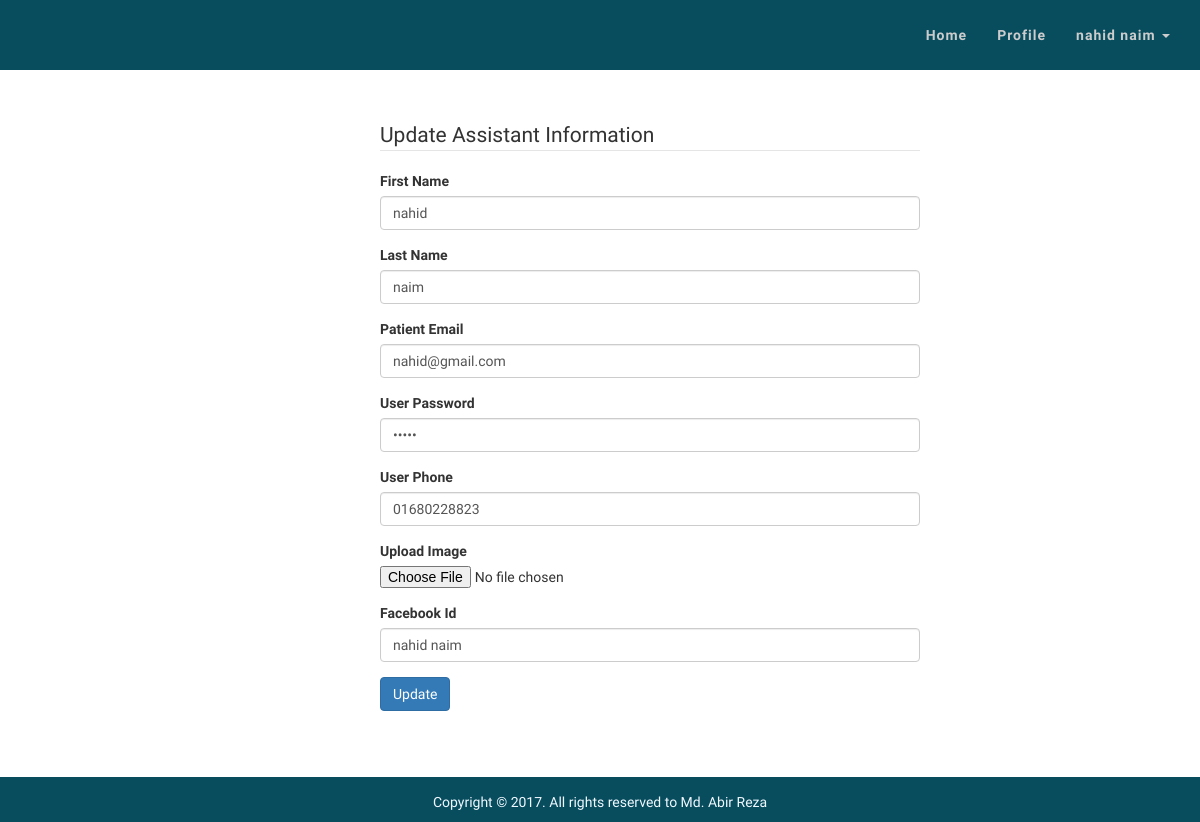
Page /assistant/assistant_update.php (signed in) on the committed database.
### tables this page shows
CREATE TABLE `assistant` (
  `id` int(11) NOT NULL,
  `first_name` varchar(191) NOT NULL,
  `last_name` varchar(191) NOT NULL,
  `email` varchar(191) NOT NULL,
  `password` varchar(191) NOT NULL,
  `phone` varchar(191) NOT NULL,
  `assistant_image` varchar(255) NOT NULL,
  `facebook_id` varchar(255) NOT NULL
);

### assistant/assistant_update.php (the view, shortened to what this page needs)
<?php include "assistant_header.php";?>
<?php include "assistant_menu.php"?>
<?php
$assistant_edit_id = $_SESSION['id'];
$query = "SELECT * FROM assistant WHERE id = {$assistant_edit_id}";
$patient_query = mysqli_query($connection,$query);
while($row = mysqli_fetch_assoc($patient_query)){
    $first_name = $row['first_name'];
    $last_name = $row['last_name'];
    $email = $row['email'];
    $password = $row['password'];
    $phone = $row['phone'];
    $assistant_image = $row['assistant_image'];
    $facebook_id = $row['facebook_id'];
}
?>
    <div class="body_content container">
        <div class="col-md-3"></div>
        <div class="col-md-6 update-form">
            <form action="assistant_update.php" method="post" enctype="multipart/form-data">
                <fieldset>
                    <legend>Update Assistant Information</legend>
                    <div class="form-group">
                        <label for="first_name"> First Name</label>
                        <input type="text" class="form-control" name="first_name" id="first_name" placeholder="First Name" value="<?php echo $first_name; ?>">
                    </div>
                    <div class="form-group">
                        <label for="last_name">Last Name</label>
                        <input type="text" class="form-control" name="last_name" id="last_name" value="<?php echo $last_name; ?>">
                    </div>
                    <div class="form-group">
                        <label for="user_email">Patient Email</label>
                        <input type="email" class="form-control" name="email" id="email" value="<?php echo $email; ?>">
                    </div>
                    <div class="form-group">
                        <label for="password">User Password</label>
                        <input type="password" class="form-control" name="password" id="user_password" value="<?php echo $password; ?>">
                    </div>
                    <div class="form-group">
                        <label for="phone">User Phone</label>
                        <input type="phone" class="form-control" name="phone" id="phone" value="<?php echo $phone; ?>">
                    </div>
                    <div class="form-group">
                        <label for="patient_image">Upload Image</label>
                        <input type="file" name="assistant_image" value="<?php echo $assistant_image; ?>">
                    </div>
                    <div class="form-group">
                        <label for="patient_image">Facebook Id</label>
                        <input type="text" name="facebook_id" class="form-control" value="<?php echo $facebook_id; ?>">
                    </div>
                    <div class="form-group">
                        <input type="submit" class="btn btn-primary" name="update_assistant" value="Update">
                    </div>
                </fieldset>
            </form>
        </div>
        <div class="col-md-3"></div>
    </div>
<?php include "assistant_footer.php"?>

### assistant/assistant_menu.php (shortened to what this page needs)
<nav class="navbar navbar-default">
    <div class="container-fluid">
        <div class="collapse navbar-collapse" id=mynav>
            <ul class="nav navbar-nav navbar-right custom-menu">
                <li><a href="index.php">Home</a></li>
                <li><a href="assistant_update.php">Profile</a></li>
                <li class="dropdown">
                    <a href="#" class="dropdown-toggle" data-toggle="dropdown" role="button" aria-haspopup="true" aria-expanded="false">
                        <?php
                            if(isset($_SESSION['id'])){
                                $query = "SELECT * FROM assistant WHERE id = {$_SESSION['id']}";
                                $select_user_query = mysqli_query($connection,$query);
                                while($row = mysqli_fetch_assoc($select_user_query)){
                                    $first_name = $row['first_name'];
                                    $last_name = $row['last_name'];
                                }
                                echo $first_name. " ". $last_name;
                            }
                        ?>
                        <span class="caret"></span>
                    </a>
                </li>
            </ul>
        </div>
    </div>
</nav>

### css/style.css (style rules this page uses)
body { margin: 0; padding: 0; font-family: 'Oxygen', sans-serif; }
.navbar { margin-bottom: 0; border: none; border-radius: 0; }
.navbar, .navbar-default { background: #084d5e; min-height: 70px; }
.navbar-default .navbar-nav > li > a { color: #ccc; font-weight: bold; letter-spacing: 1px; }
.custom-menu { margin-top: 10px; }
.body_content { min-height: 88vh; }
.update-form { margin: 0 auto; }
.update-form { margin: 50px; }

### rows in the picture
assistant: first_name "nahid", last_name "naim", email "nahid@gmail.com", phone "01680228823", facebook_id "nahid naim"
